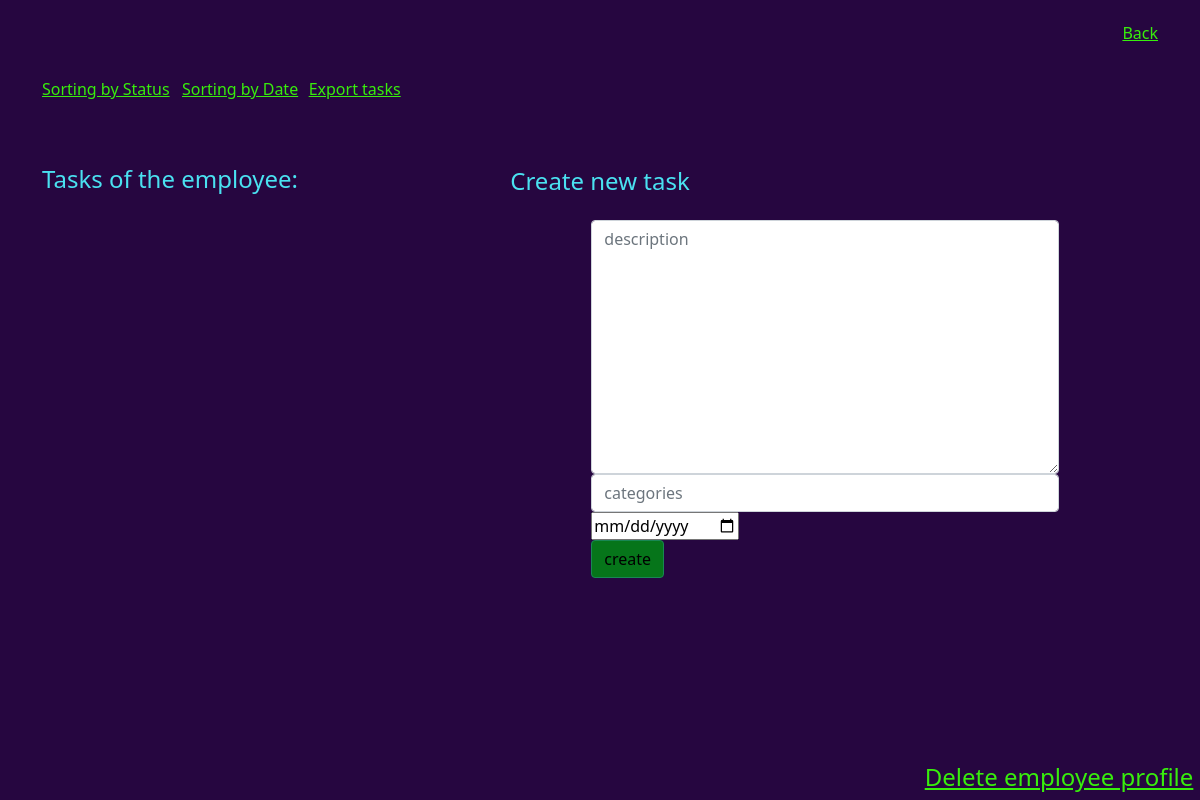
Before: /tasks/1/2 (signed in) with the older database file.
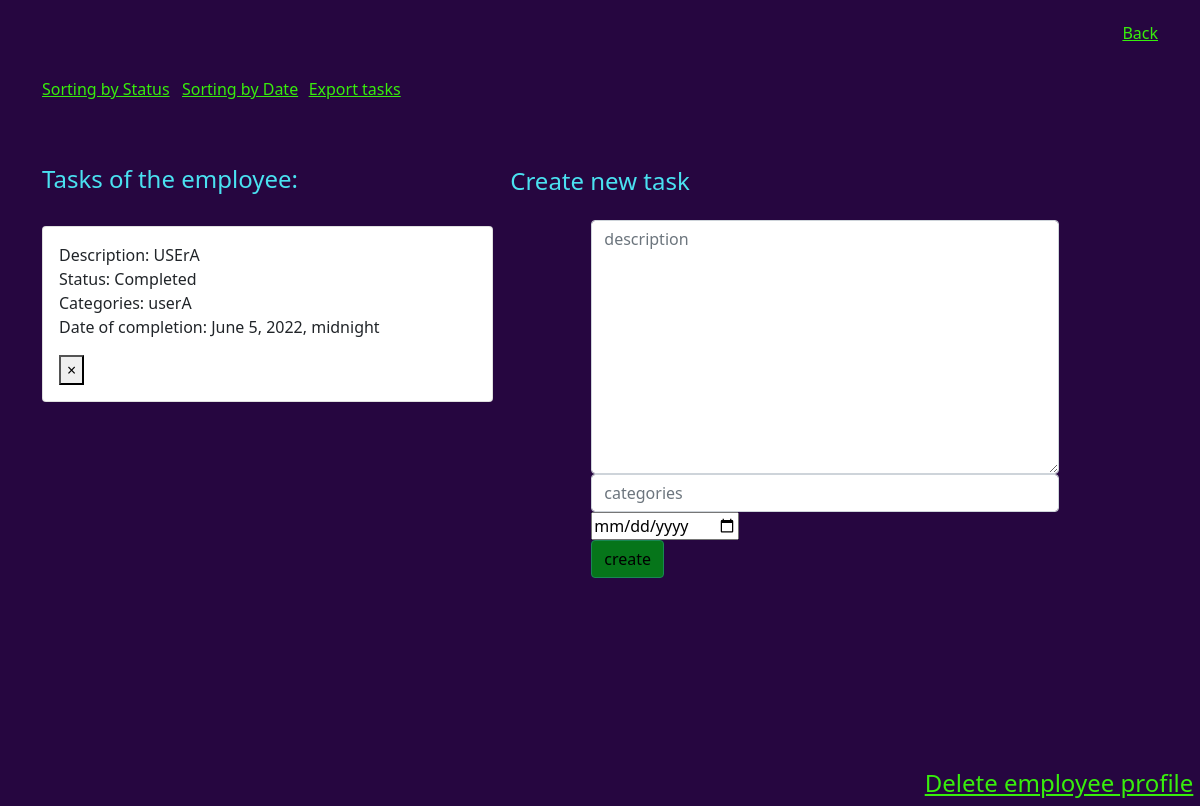
After: the same page with the newer database file.
### listWorkers/models.py (models this page shows, shortened)
class Employees_Task_List(Model):
    id_creator = IntegerField("id_creator", max_length=1000, null=False)
    id_worker = IntegerField("id_worker", max_length=1000, null=False)
    id_team = IntegerField("id_team", max_length=1000, null=False)
    description = CharField("description", max_length=1000, null=False)
    status = CharField("status", max_length=100, auto_created="Not complete")
    categories = CharField("categories", max_length=1000, null=False)
    date_of_completion = DateTimeField()
    class Meta:
        ordering = ["id"]
        verbose_name = "Employees_Task_List"
        verbose_name_plural = "Employees_Task_List"

### listWorkers/views.py (the view, shortened to what this page needs)
# urls.py: path("<int:id_team>/<int:id_worker>", TaskList.as_view(), name="task_list_url"),
class TaskList(View):
    def get(self, request, id_team, id_worker):
        iduser = request.user.id
        check_log(iduser)
        form = NewTaskForm()
        tasks = Employees_Task_List.objects.filter(id_worker=id_worker)
        return render(
            request,
            "listWorkers/detail_worker_create_task.html",
            {"form": form, "tasks": tasks, "id_worker": id_worker, "id_team": id_team},
        )

### listWorkers/forms.py
class NewTaskForm(ModelForm):
    class Meta:
        model = models.Employees_Task_List
        fields = ["description", "categories", "date_of_completion"]
        widgets = {
            "description": Textarea(
                attrs={"class": "form-control", "placeholder": "description"}
            ),
            "categories": TextInput(
                attrs={"class": "form-control", "placeholder": "categories"}
            ),
            "date_of_completion": DateInput(),
        }

### listWorkers/views.py (called while the page is built)
def check_log(id_user):
    if id_user:
        pass
    else:
        raise PermissionDenied()

### listWorkers/templates/listWorkers/detail_worker_create_task.html (shortened to what this page needs)
{% extends 'listWorkers/base.html' %}
{% load static %}
{% block css_aditional %}
<link rel="stylesheet" href="{% static 'listWorkers/css/detail_worker_create_task.css'%}">
{% endblock %}
{% block content %}
<h1 align="right"><a href="{% url 'list_workers'  %} " id="back">Back </a></h1>
<h1><a href="{% url 'task_sortstatus_list_url'  id_worker %} " id="status">Sorting by Status </a></h1>
<h1><a href="{% url 'task_sortdate_list_url'  id_worker %}" id="date">Sorting by Date </a></h1>
<h1><a href="{% url 'export_tasks'  id_worker %}" id="export">Export tasks </a></h1>
<h1><a href="{% url 'delete_worker'  id_worker %}" id="delete_worker"> Delete employee profile </a>  </h1>
<h2 id="taskWorker" align="left">Tasks of the employee: {{info.name}}</h2>
<h3 id="newTask" align="center">Create new task</h3>
    <div class="col-8 mt-5">
        <form class="form-inline justify-content-centr" id="createNewTaskForm" method="post" data-url="{% url 'task_list_url' id_worker%}">
            {% for field in form %}
                <div class="mx-3">
                    {{ field }}
                </div>
            {% endfor %}
            <button type="button" class="btn btn-outline-success mx-3" id="createButton"> create </button>
        </form>
    </div>
    <div class="col-5 mt-5" id="taskList">
        {% for task in tasks %}
            <div class="card mb-1" id="taskCard" data-id="{{ task.id}}" style="{% if task.completed %} text-decoration: line-through {% endif %}">
                <div class="card-body">
                    <p>Description: {{ task.description }}<br>Status: {{task.status}}<br>Categories: {{ task.categories }}<br>Date of completion: {{ task.date_of_completion }}<br></p>
                    <button type="button" class="close float-right" data-id="{{ task.id }}">
                        <span aria-hidden="true">&times;</span>
                    </button>
                </div>
            </div>
        {% endfor %}
    </div>
{% endblock %}

Changed rows visible on the page:
added Employees_Task_List: description "USErA", status "Completed", categories "userA", date_of_completion "June 5, 2022, midnight"
